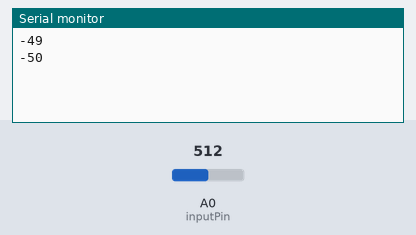
The sketch below on a simulated Arduino Uno, built with avr-gcc and run on an emulated ATmega328P. Parts: the last lines printed to the serial monitor. The test bench sets the inputs (shaded band); at power-on: A0 (inputPin) = 512.

Above: at 1.2 s.
1.3 s: A0 (inputPin) set to 0
At 2.0 s:
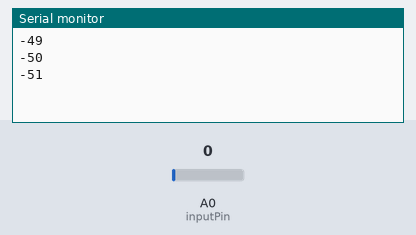
2.8 s: A0 (inputPin) set to 1023
At 3.5 s:
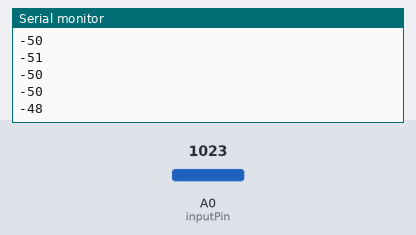
Timing chart, 0 to 5.8 s (numbered marks = the images above; inputs shaded):
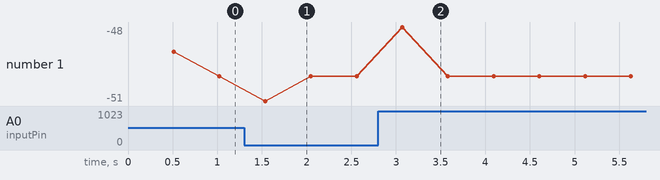

Measured:
- after the input at 1.3 s, the serial monitor: prints a new line after 0.23 s (image 1)
- after the input at 2.8 s, the serial monitor: prints a new line after 0.27 s (image 2)

The sketch:

Uomo_Tigre.ino
```cpp
const int numReadings = 20;
const int scarto = 50;

int readings[numReadings];  // the readings from the analog input
int readIndex = 0;        // the index of the current reading
int total = 0;          // the running total
int average = 0;
int averaver = 0;     // the average
long averagetot;
int soglia;

int inputPin = A0;

int incr=0;
int counter=0;


void setup() {
  // initialize serial communication with computer:
  Serial.begin(9600);
  // initialize all the readings to 0:
  for (int thisReading = 0; thisReading < numReadings; thisReading++) {
    readings[thisReading] = 0;
  }
  OCR0A = 0xAF;
  TIMSK0 |= _BV(OCIE0A);
}

SIGNAL(TIMER0_COMPA_vect)
{
  incr = incr+1;

  if ( ( incr < 500)) {

    aver();

}
  if (incr = 10000) {

    incr = 0;

  }
}

void aver() {

    // subtract the last reading:
  total = total - readings[readIndex];
  // read from the sensor:
  readings[readIndex] = analogRead(inputPin);
  // add the reading to the total:
  total = total + readings[readIndex];
  // advance to the next position in the array:
  readIndex = readIndex + 1;

  // if we're at the end of the array...
  if (readIndex >= numReadings) {
    // ...wrap around to the beginning:
    readIndex = 0;
  }

  // calculate the average:
  average = total / numReadings;
  // send it to the computer as ASCII digits
  total=0;
  averagetot = averagetot + average;
  counter = counter + 1;

  if (counter == 500){

    soglia = (averagetot / 500) - scarto;
    Serial.println(soglia);
    counter = 0;
    averagetot = 0;
  }

}


void loop() {

  // put your main code here, to run repeatedly:

}
```
